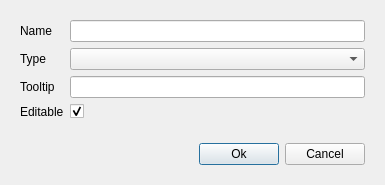
<?xml version="1.0" encoding="UTF-8"?>
<ui version="4.0">
 <class>PlugEditor</class>
 <widget class="QDialog" name="PlugEditor">
  <property name="windowTitle">
   <string>Plug Editor</string>
  </property>
  <layout class="QVBoxLayout" name="verticalLayout">
   <item>
    <widget class="QWidget" name="widget" native="true">
     <layout class="QFormLayout" name="formLayout">
      <property name="fieldGrowthPolicy">
       <enum>QFormLayout::AllNonFixedFieldsGrow</enum>
      </property>
      <item row="0" column="0">
       <widget class="QLabel" name="name_label">
        <property name="text">
         <string>Name</string>
        </property>
       </widget>
      </item>
      <item row="0" column="1">
       <widget class="QLineEdit" name="name_lineedit"/>
      </item>
      <item row="1" column="0">
       <widget class="QLabel" name="type_label">
        <property name="text">
         <string>Type</string>
        </property>
       </widget>
      </item>
      <item row="1" column="1">
       <widget class="QComboBox" name="type_combobox">
        <property name="sizePolicy">
         <sizepolicy hsizetype="Expanding" vsizetype="Fixed">
          <horstretch>0</horstretch>
          <verstretch>0</verstretch>
         </sizepolicy>
        </property>
       </widget>
      </item>
      <item row="2" column="0">
       <widget class="QLabel" name="tooltip_label">
        <property name="text">
         <string>Tooltip</string>
        </property>
       </widget>
      </item>
      <item row="2" column="1">
       <widget class="QLineEdit" name="tooltip_lineedit"/>
      </item>
      <item row="3" column="0">
       <widget class="QLabel" name="editable_label">
        <property name="text">
         <string>Editable</string>
        </property>
       </widget>
      </item>
      <item row="3" column="1">
       <widget class="QCheckBox" name="editable_checkbox">
        <property name="text">
         <string/>
        </property>
        <property name="checked">
         <bool>true</bool>
        </property>
       </widget>
      </item>
     </layout>
    </widget>
   </item>
   <item>
    <widget class="QWidget" name="buttons_widget" native="true">
     <property name="sizePolicy">
      <sizepolicy hsizetype="Preferred" vsizetype="Expanding">
       <horstretch>0</horstretch>
       <verstretch>0</verstretch>
      </sizepolicy>
     </property>
     <layout class="QHBoxLayout" name="horizontalLayout">
      <item>
       <spacer name="buttons_spacer">
        <property name="orientation">
         <enum>Qt::Horizontal</enum>
        </property>
        <property name="sizeHint" stdset="0">
         <size>
          <width>179</width>
          <height>20</height>
         </size>
        </property>
       </spacer>
      </item>
      <item>
       <widget class="QPushButton" name="ok_button">
        <property name="text">
         <string>Ok</string>
        </property>
       </widget>
      </item>
      <item>
       <widget class="QPushButton" name="cancel_button">
        <property name="text">
         <string>Cancel</string>
        </property>
       </widget>
      </item>
     </layout>
    </widget>
   </item>
  </layout>
 </widget>
 <resources/>
 <connections/>
</ui>
